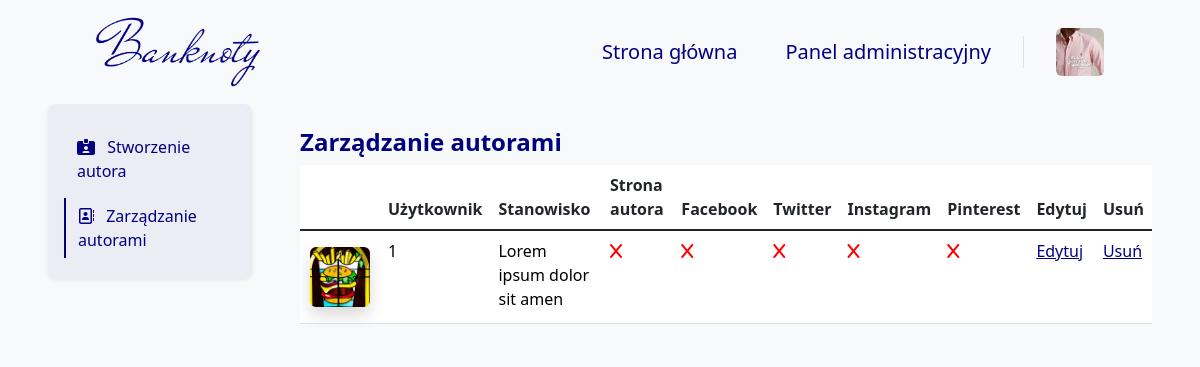
The page /author/AdminPanel/ (signed in) on the database its author committed.
### blog/models.py (models this page shows, shortened)
class User(models.Model):
    GENDER_CHOICES = (
        ('M', 'Mężczyzna'),
        ('K', 'Kobieta'),
        ('I', 'Inna'),
    )
    user = models.OneToOneField(
        User,
        on_delete=models.CASCADE,
        verbose_name="Użytkownik")
    bio = models.TextField(
        null=False,
        blank=True,
        validators=[validate_bio],
        verbose_name="Bio",
        help_text="Krótka informacja o użytkowniku, maksymalnie 512 znaków.")
    profile_pic = models.ImageField(
        null=False,
        blank=False,
        default="images/profile/1.png",
        upload_to="images/user/",
        verbose_name="Zdjęcie profilowe")
    phone_number = PhoneNumberField(
        region='PL',
        null=True,
        blank=True,
        unique=True,
        verbose_name="Numer telefonu")
    gender = models.CharField(
        choices=GENDER_CHOICES,
        null=False,
        blank=False,
        default='Mężczyzna',
        verbose_name="Płeć",
        max_length=6)
    newsletter = models.BooleanField(
        default=False,
        verbose_name="Biuletyn")
    miss_news = models.BooleanField(
        default=False,
        verbose_name="Pominięte artykuły")
    meetups_news = models.BooleanField(
        default=True,
        verbose_name="Spotkania i wydarzenia")
    opportunities_news = models.BooleanField(
        default=False,
        verbose_name="Okazje z rynku aukcyjnego")
    company_news = models.BooleanField(
        default=True,
        verbose_name="Wiadomości od Banknoty")
    replay_news = models.BooleanField(
        default=False,
        verbose_name="Shot wydzarzeń na Banknoty")
    development_news = models.BooleanField(
        default=False,
        verbose_name="Informacje o rozwoju i zmianach na Banknoty")
    opened_posts = models.ManyToManyField(
        Blog,
        blank=True,
        related_name='opened_by_users',
        verbose_name="Otwarte posty"
    )
    can_be_author = models.BooleanField(
        default=False,
        verbose_name="Czy może być autorem",
        help_text='Czy wniosek na autora został rozpatrzony pozytywnie.')
    def __init__(self, *args, temp=65, **kwargs):
        self.temp = temp
        return super().__init__(*args, **kwargs)
    def is_profile_pic(self):
        if self.profile_pic == "images/profile/1.png":
            return False
        else:
            return True
    is_profile_pic.boolean = True
    is_profile_pic.short_description = 'Zdjęcie profilowe'
    def is_bio(self):
        if self.bio:
            return True
        else:
            return False
    is_bio.boolean = True
    is_bio.short_description = 'Bio'
    def is_phone_number(self):
        if self.phone_number:
            return True
        else:
            return False
    is_phone_number.boolean = True
    is_phone_number.short_description = 'Phone number'
    def is_newsletter(self):
        if self.newsletter:
            return True
        else:
            return False
    is_newsletter.boolean = True
    is_newsletter.short_description = 'Newsletter'

class Author(models.Model):
    user = models.OneToOneField(User, on_delete=models.CASCADE, verbose_name="Użytkownik")
    bio = models.TextField(
        validators=[validate_bio],
        verbose_name="O autorze", help_text="Krótka informacja o autorze, maksymalnie 512 znaków.")
    profile_pic = models.ImageField(
        null=False, blank=False,
        upload_to="images/profile/",
        verbose_name="Zdjęcie profilowe")
    author_quote = models.TextField(null=False,
                                    blank=False,
                                    validators=[validate_author_quote],
                                    verbose_name='Cytat autora',
                                    help_text="Krótkie motto autora, maksymalnie 128 znaków.")
    author_function = models.TextField(null=False,
                                       blank=False,
                                       validators=[validate_author_function],
                                       verbose_name='Stanowisko autora',
                                       help_text="Nazwa funkcji jaką pełni autor.")
    author_url = models.URLField(null=True, blank=True, verbose_name="URL do strony użytkowanika")
    pinterest_url = models.URLField(
        validators=[validate_pinterest],
        null=True, blank=True, verbose_name="URL do Pinteresta")
    facebook_url = models.URLField(
        validators=[validate_facebook],
        null=True, blank=True, verbose_name="URL do Facebooka")
    twitter_url = models.URLField(
        validators=[validate_twitter],
        null=True, blank=True, verbose_name="URL do Twittera")
    instagram_url = models.URLField(
        validators=[validate_instagram],
        null=True, blank=True, verbose_name="URL do Instagrama")
    def is_profile_pic(self):
        if self.profile_pic:
            return True
        else:
            return False
    is_profile_pic.boolean = True
    is_profile_pic.short_description = 'Profile picture'
    def is_author_url(self):
        if self.author_url:
            return True
        else:
            return False
    is_author_url.boolean = True
    is_author_url.short_description = 'Author page'
    def is_pinterest_url(self):
        if self.pinterest_url:
            return True
        else:
            return False
    is_pinterest_url.boolean = True
    is_pinterest_url.short_description = 'Pinterest page'
    def is_twitter_url(self):
        if self.twitter_url:
            return True
        else:
            return False
    is_twitter_url.boolean = True
    is_twitter_url.short_description = 'Twitter page'
    def is_facebook_url(self):
        if self.facebook_url:
            return True
        else:
            return False
    is_facebook_url.boolean = True
    is_facebook_url.short_description = 'Facebook page'
    def is_instagram_url(self):
        if self.instagram_url:
            return True
        else:
            return False
    is_instagram_url.boolean = True
    is_instagram_url.short_description = 'Instagram page'

### blog/views_admin/accounts/author/author_views.py (the view)
# urls.py: path('author/AdminPanel/', author_manage_admin_panel_view, name='author_admin_panel'),
@superuser_required
def author_manage_admin_panel_view(request):
    author = Author.objects.all().order_by('user_id')
    context = get_paginated_context(request, author, 10)
    return render(
        request,
        'AdminTemplates/Accounts/Author/AuthorManageAdmin.html',
        context
    )

### blog/views.py (called while the page is built)
def get_paginated_context(request, queryset, items_per_page=10):
    paginator = Paginator(queryset, items_per_page)
    page_number = request.GET.get('page')
    page_obj = paginator.get_page(page_number)
    context = {
        'page_obj': page_obj,
    }
    return context

### templates/AdminTemplates/Accounts/Author/AuthorManageAdmin.html (shortened to what this page needs)
{% extends 'base.html' %}
{% block navbar %}
    {% include 'Navbar/NavbarAdmin.html' %}
{% endblock %}
{% block content %}
    <div class="container-fluid">
        <div class="row">
            <div class="col-12 col-lg-3 px-5 px-lg-5 mx-auto bg-body-tertiary">
                {% include 'AdminTemplates/Accounts/Author/Elements/Navigation.html' %}
            </div>
            <div class="col-12 col-lg-9 px-5 px-lg-0 pe-lg-5 pt-4 pt-lg-3 mx-auto bg-body-tertiary mt-2">
                <h4 class="mb-0 pb-2 fw-bold text-navy">
                    Zarządzanie autorami
                </h4>
                {% include 'AdminTemplates/Accounts/Author/Elements/Table/Author.html' %}
            </div>
        </div>
    </div>
{% endblock %}

### templates/Navbar/Elements/DropdownUserSmallScreen.html
<a class="ms-4 nav-user" role="button" data-bs-toggle="dropdown" data-bs-auto-close="outside"
   aria-expanded="false">
    {% if user.author %}
        <img class="card-photo rounded nav-user-img" src="{{ user.author.profile_pic.url }}" alt="">
    {% else %}
        <img class="card-photo rounded nav-user-img" src="{{ user.user.profile_pic.url }}" alt="">
    {% endif %}
</a>

### templates/AdminTemplates/Accounts/Author/Elements/Table/Author.html
<div class="table-responsive">
    <table class="table table-hover">
        <thead>
        <tr>
            <th scope="col" class="col-min-width"></th>
            <th scope="col">Użytkownik</th>
            <th scope="col">Stanowisko</th>
            <th scope="col">Strona autora</th>
            <th scope="col">Facebook</th>
            <th scope="col">Twitter</th>
            <th scope="col">Instagram</th>
            <th scope="col">Pinterest</th>
            <th scope="col">Edytuj</th>
            <th scope="col">Usuń</th>
        </tr>
        </thead>
        <tbody class="table-group-divider">
        {% for author in page_obj %}
            <tr>
                <td class="text-center">
                    <a class="admin_panel_link" href="{% url 'author_detail_admin_panel' author.pk %}">
                        <img src="/images/{{ author.profile_pic }}"
                             class="img-author-admin rounded shadow my-2">
                    </a>
                </td>
                <td>
                    <a class="admin_panel_link" href="{% url 'author_detail_admin_panel' author.pk %}">
                        {{ author.user }}
                    </a>
                </td>
                <td>
                    <a class="admin_panel_link" href="{% url 'author_detail_admin_panel' author.pk %}">
                        {{ author.author_function }}
                    </a>
                </td>
                <td>
                    <a class="admin_panel_link" href="{% url 'author_detail_admin_panel' author.pk %}">
                        {% if author.author_url %}
                            <i class="fa-solid fa-check"></i>
                        {% else %}
                            <i class="fa-solid fa-x"></i>
                        {% endif %}
                    </a>
                </td>
                <td>
                    <a class="admin_panel_link" href="{% url 'author_detail_admin_panel' author.pk %}">
                        {% if author.facebook_url %}
                            <i class="fa-solid fa-check"></i>
                        {% else %}
                            <i class="fa-solid fa-x"></i>
                        {% endif %}
                    </a>
                </td>
                <td>
                    <a class="admin_panel_link" href="{% url 'author_detail_admin_panel' author.pk %}">
                        {% if author.twitter_url %}
                            <i class="fa-solid fa-check"></i>
                        {% else %}
                            <i class="fa-solid fa-x"></i>
                        {% endif %}
                    </a>
                </td>
                <td>
                    <a class="admin_panel_link" href="{% url 'author_detail_admin_panel' author.pk %}">
                        {% if author.instagram_url %}
                            <i class="fa-solid fa-check"></i>
                        {% else %}
                            <i class="fa-solid fa-x"></i>
                        {% endif %}
                    </a>
                </td>
                <td>
                    <a class="admin_panel_link" href="{% url 'author_detail_admin_panel' author.pk %}">
                        {% if author.pinterest_url %}
                            <i class="fa-solid fa-check"></i>
                        {% else %}
                            <i class="fa-solid fa-x"></i>
                        {% endif %}
                    </a>
                </td>
                <td>
                    <a class="admin_panel_edit_link"
                       href="{% url 'author_edit_admin_panel' author.pk %}">
                        Edytuj
                    </a>
                </td>
                <td>
                    <a class="admin_panel_edit_link"
                       href="{% url 'author_delete_admin_panel' author.pk %}">
                        Usuń
                    </a>
                </td>
            </tr>
        {% endfor %}
        </tbody>
    </table>
</div>

### blog/static/css/style.css (style rules this page uses)
.img-author-admin { aspect-ratio: 1/1; object-position: center; object-fit: cover; max-width: 100%; height: 60px !important; }
.card-photo { aspect-ratio: 1/1 !important; width: 100%; max-height: 400px; object-fit: cover; object-position: center; }
::placeholder { color: navy !important; opacity: 1; }
.fa-x { min-width: 16px; min-height: 16px; color: red; transition: color 0.5s ease; }
.admin_panel_link:link { text-decoration: none !important; color: black; }
.admin_panel_edit_link { color: navy; }

### blog/static/css/Authors.css (style rules this page uses)
.text-navy { color: navy; }

### blog/static/css/Author.css (style rules this page uses)
.text-navy { color: navy; }

### blog/static/css/Admin.css (style rules this page uses)
.col-min-width { min-width: 80px; }

### blog/static/css/Navbar.css (style rules this page uses)
.nav-user { line-height: 32px; }
.nav-user-img { height: 48px; width: 48px; }

### rows shown on the page
Author: profile_pic (picture), user "1", author_function "Lorem ipsum dolor sit amen"
